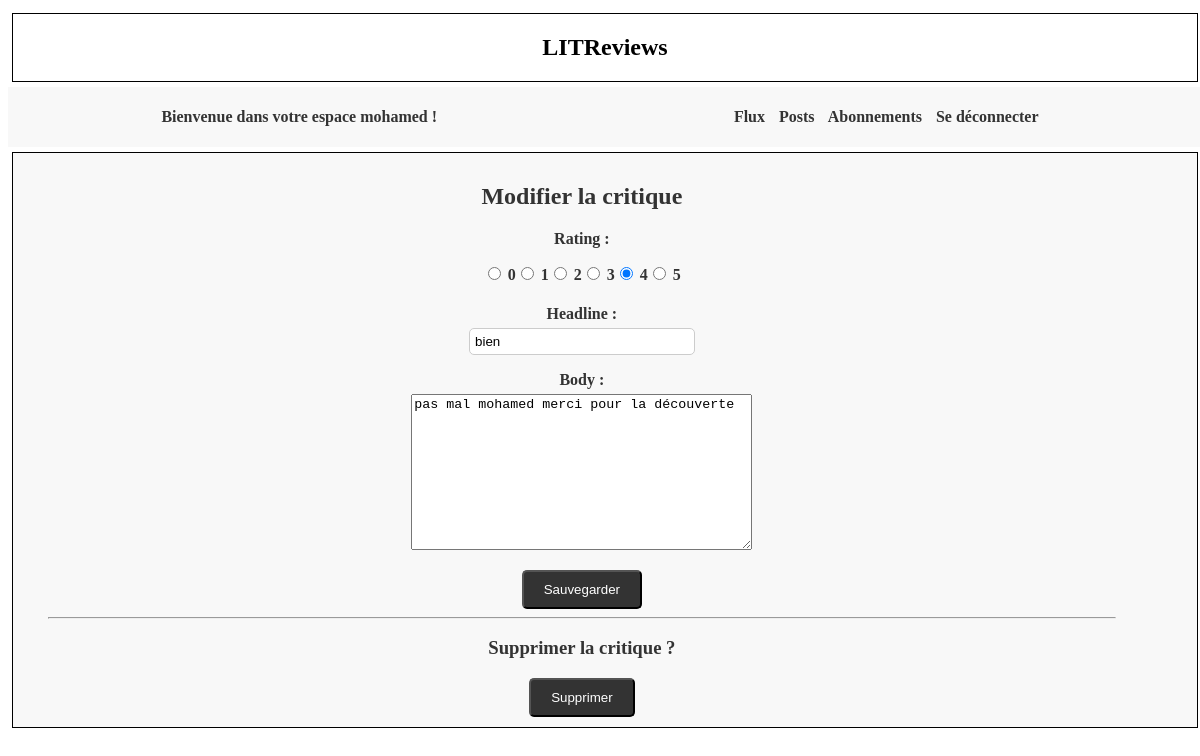
The app's page /5/editreview/ (signed in) with its own data.
### authentication/models.py (models this page shows, shortened)
class User(AbstractUser):
    AUTHOR = "AUTHOR"
    FOLLOWER = "FOLLOWER"
    ROLE_CHOICES = (
        (AUTHOR, "Auteur"),
        (FOLLOWER, "Abonné"),
    )
    profile_photo = models.ImageField(verbose_name="Image de profil")
    role = models.CharField(max_length=30,
                            choices=ROLE_CHOICES, verbose_name="Rôle")

### flux/models.py (models this page shows)
class Review(models.Model):
    ticket = models.ForeignKey(to=Ticket, on_delete=models.CASCADE)
    rating = models.PositiveSmallIntegerField(
        validators=[MinValueValidator(0), MaxValueValidator(5)]
    )
    user = models.ForeignKey(to=settings.AUTH_USER_MODEL,
                             on_delete=models.CASCADE)
    headline = models.CharField(max_length=128)
    body = models.TextField(max_length=8192, blank=True)
    time_created = models.DateTimeField(auto_now_add=True)
    objects = models.Manager()  # Ajout du gestionnaire d'objets par défaut

### flux/views.py (the view, shortened to what this page needs)
# urls.py: path("<int:review_id>/editreview/", edit_review, name="edit_review"),
@login_required
def edit_review(request, review_id):
    review = get_object_or_404(Review, id=review_id)
    edit_form = ReviewForm(instance=review)
    delete_form = DeleteReviewForm()
    context = {
        "edit_form": edit_form,
        "delete_form": delete_form,
    }
    return render(request, "flux/edit_review.html",
                  context=context)

### flux/forms.py
class ReviewForm(forms.ModelForm):
    CHOICES = [(0, "0"), (1, "1"), (2, "2"), (3, "3"), (4, "4"), (5, "5")]
    rating = forms.ChoiceField(choices=CHOICES, widget=forms.RadioSelect)
    class Meta:
        model = Review
        fields = ["rating", "headline", "body"]

class DeleteReviewForm(forms.Form):
    delete_review = forms.BooleanField(widget=forms.HiddenInput, initial=True)

### flux/templates/flux/edit_review.html (shortened to what this page needs)
{% extends 'base.html' %}
{% load static %}
{% block content %}
    <link rel="stylesheet" href="{% static 'style.css' %}">
    <div class="content">
        <h2>Modifier la critique</h2>
        <form method="post" enctype="multipart/form-data">
            <div class="form-group">
                {{ edit_form.as_p }}
            </div>
            <button class="button" type="submit">Sauvegarder</button>
        </form>
        <hr>
        <h3>Supprimer la critique ?</h3>
        <form method="post" enctype="multipart/form-data">
            <button class="button" type="submit">Supprimer</button>
        </form>
    </div>
{% endblock content %}

### litreviews/templates/base.html (shortened to what this page needs)
{% load static %}
<!DOCTYPE html>
<html lang="fr">
<head>
    <link rel="stylesheet" href="{% static 'style.css' %}">
</head>
<body>
    <section>
    <div class="border">
        <h1>LITReviews</h1>
    </div>
    </section>
    {%  if user.is_authenticated %}
    <nav class="header">
        <p>Bienvenue dans votre espace {{ request.user }} !</p>
        <p>
            <a href="{% url 'flux' %}">Flux</a>
            <a href="{% url 'posts' %}">Posts</a>
            <a href="{% url 'follow_users' %}">Abonnements</a>
            <a href="{% url 'logout' %}">Se déconnecter</a>
        </p>
    </nav>
    {% endif %}
    <section>
    <div class="border header">
        <div class="content">
        {% block content %}{% endblock content %}
        </div>
    </div>
    </section>
</body>
</html>

### litreviews/static/style.css (style rules this page uses)
body { box-sizing: border-box; background-color: white; color: black; }
section { display: flex; flex-direction: column; align-items: center; justify-content: center; box-sizing: content-box; width: 100%; padding: 5px; text-align: center; }
nav { display: flex; justify-content: flex-end; width: 100%; padding: 5px; text-align: justify; background-color: #f8f8f8; color: #333; font-weight: bold; }
nav a { margin-right: 10px; color: #333; text-decoration: none; }
div { align-items: left; justify-content: left; }
.border { border: solid 1px #000000; background-color: #ffffff; width: 100%; }
.header { display: flex; justify-content: space-around; background-color: #f8f8f8; color: #333; font-weight: bold; }
.content { width: 95%; padding: 5px; }
#id_rating { display: flex; flex-direction: row; justify-content: center; }
.button { display: inline-block; padding: 10px 20px; background-color: #333; color: #fff; text-decoration: none; border-radius: 5px; transition: background-color 0.3s ease; }
.form-group { margin-bottom: 10px; }
.form-group label { display: block; font-weight: bold; margin-bottom: 5px; }
.form-group input[type="text"], .form-group input[type="password"] { padding: 5px; width: 20%; margin: 0 auto; border: 1px solid #ccc; border-radius: 5px; }

### records on screen
User: user "mohamed"
Review: rating "☐ 0 ☐ 1 ☐ 2 ☐ 3 ☑ 4 ☐ 5", headline "bien", body "pas mal mohamed merci pour la découverte"
